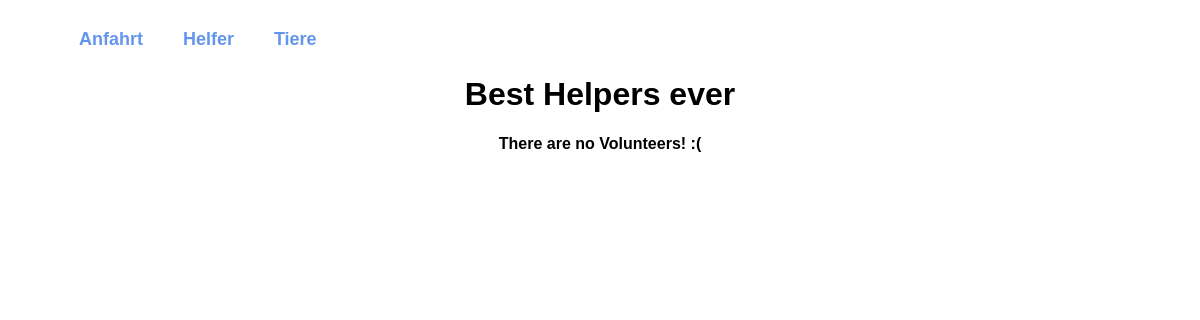
Before: / with the older database file.
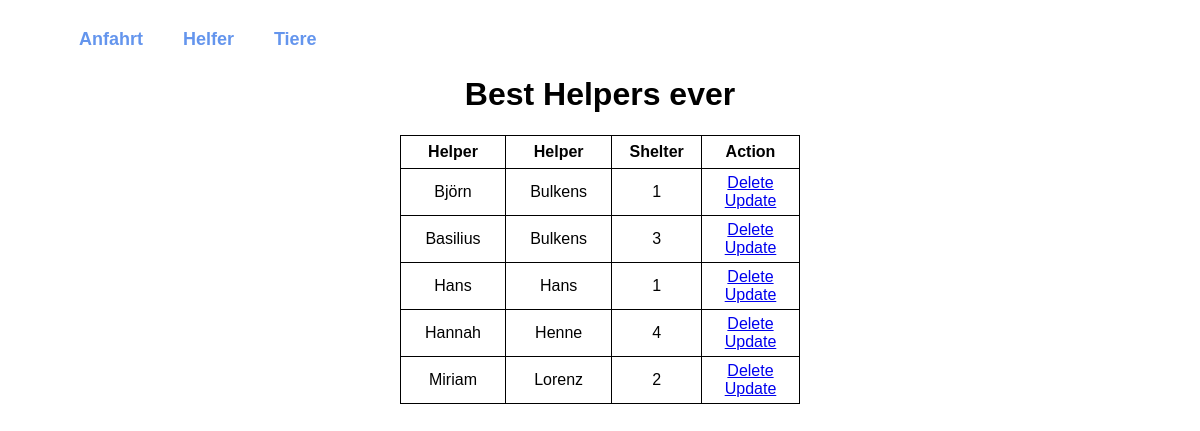
After: the same page with the newer database file.
### database.py (models this page shows, shortened)
class Volunteers(db.Model):
    id = db.Column(db.Integer, primary_key=True)
    firstname = db.Column(db.String(20), nullable=False)
    lastname  = db.Column(db.String(20), nullable=False)
    gender = db.Column(db.String(1), nullable=False)
    birthday = db.Column(db.DateTime, nullable=False)
    password = db.Column(db.String(20), nullable=False)
    shelter = db.Column(db.Integer, db.ForeignKey('shelters.id'), nullable=False)

### database.py (the view)
@app.route('/', methods=['POST', 'GET'])
def index():
    if request.method == 'POST':
        date_in = request.form['Datum']
        date_out = datetime(*[int(v) for v in date_in.replace('T', '-').replace(':', '-').split('-')])
        volu_data= [request.form['niederlassung'],
                    request.form['vorname'],
                    request.form['nachname'],
                    request.form['gender'],
                    date_out,
                    request.form['Password'],
                    request.form['Password2']]
        new_volu = Volunteers(firstname=volu_data[1],
                            lastname=volu_data[2],
                            gender=volu_data[3],
                            birthday=volu_data[4],
                            password=volu_data[5],
                            shelter=volu_data[0])
        try:
            db.session.add(new_volu)
            db.session.commit()
            return redirect('/')
        except:
            return 'There was an issue adding your task'
    else:
        volus = Volunteers.query.order_by(Volunteers.lastname).all()
        return render_template('index.html', tasks=volus)

### templates/index.html (shortened to what this page needs)
{% extends 'base.html' %}
{% block body %}
<div class="content">
    <h1 style="text-align: center">Best Helpers ever</h1>
    {% if tasks|length < 1 %}
    <h4 style="text-align: center">There are no Volunteers! :(</h4>
    {% else %}
    <table>
        <tr>
            <th>Helper</th>
            <th>Helper</th>
            <th>Shelter</th>
            <th>Action</th>
        </tr>
        {% for task in tasks %}
            <tr>
                <td>{{ task.firstname }}</td>
                <td>{{ task.lastname }}</td>
                <td>{{ task.shelter }}</td>
                <td>
                    <a href="/delete/{{task.id}}">Delete</a>
                    <br>
                    <a href="/update/{{task.id}}">Update</a>
                </td>
            </tr>
        {% endfor %}
    </table>
    {% endif %}
</div>
{% endblock %}

### templates/base.html (shortened to what this page needs)
<!DOCTYPE html>
<html lang="en">
    <head>
        <link rel="stylesheet" href="../static/css/main.css">
    </head>
    <body>
        {% block navbar %}
        <div class="navbar navbar-fixed-top" style="margin-left: 0.5cm; margin-top: .5cm; margin-bottom: .5cm;">
              <ul class="navbar-nav mr-auto nav-fill w-100" style="font-size: large; background-color: rgb(204, 204, 204);">
                <li class="nav-item"><a style="text-decoration: none; color: cornflowerblue; font-weight: bold; font-size: large;" class="nav-link naveintrag" href="/UC1">Anfahrt</a></li>
                <li class="nav-item"><a style="text-decoration: none; color: cornflowerblue; font-weight: bold; font-size: large;" class="nav-link" href="/UC2">Helfer</a></li>
                <li class="nav-item"><a style="text-decoration: none; color: cornflowerblue; font-weight: bold; font-size: large;" class="nav-link" href="/UC3">Tiere</a></li>
              </ul>
        </div>
        <br><br>
        {% endblock %}
        {%block body%}{% endblock %}
    </body>
</html>

### static/css/main.css (style rules this page uses)
body, html { margin: 0; font-family: 'Arial'; }
.content { margin: 0 auto; width: 400px; }
table, td, th { border: 1px solid rgb(0, 0, 0); }
table { border-collapse: collapse; width: 100%; }
th { height: 30px; }
td { text-align: center; padding: 5px; }
li { color: black; float: left; position: relative; padding: 10px 20px; overflow: hidden; }
li::after { background-color: black; content: ""; width: 0; height: 5px; left: 0; bottom: 0; margin-left: 40%; margin-right: 40%; transition: width 0.35s ease 0s; position: absolute; }

Changed rows visible on the page:
added Volunteers: firstname "Björn", lastname "Bulkens", shelter "1"
added Volunteers: firstname "Basilius", lastname "Bulkens", shelter "3"
added Volunteers: firstname "Hans", lastname "Hans", shelter "1"
added Volunteers: firstname "Hannah", lastname "Henne", shelter "4"
added Volunteers: firstname "Miriam", lastname "Lorenz", shelter "2"
Other visible differences:
text no longer shown: "There are no Volunteers! :("
text now shown: "Helper Helper Shelter Action"
